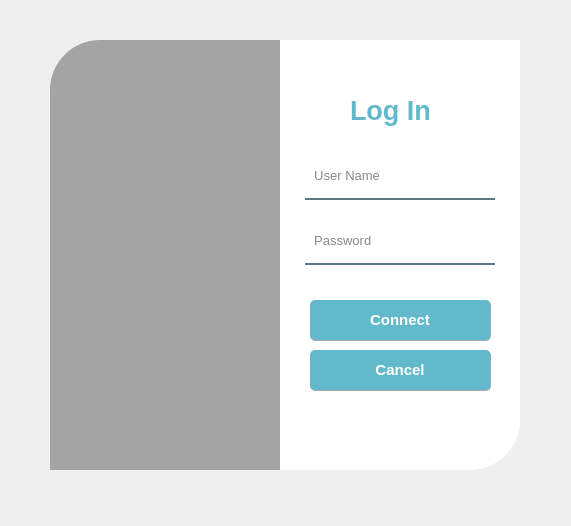
<?xml version="1.0" encoding="UTF-8"?>
<ui version="4.0">
 <class>LoginClient</class>
 <widget class="QDialog" name="LoginClient">
  <property name="geometry">
   <rect>
    <x>0</x>
    <y>0</y>
    <width>571</width>
    <height>526</height>
   </rect>
  </property>
  <property name="windowTitle">
   <string>Dialog</string>
  </property>
  <widget class="QWidget" name="widget_2" native="true">
   <property name="geometry">
    <rect>
     <x>10</x>
     <y>10</y>
     <width>550</width>
     <height>500</height>
    </rect>
   </property>
   <property name="styleSheet">
    <string notr="true">#widget_2{
	background-color: transparent;
}
QPushButton#pushButton{
	background-color: qlineargradient(spread:pad, x1:0, y1:0.505682, x2:1, y2:0.477, stop:0 rgba(11, 131, 120, 219), stop:1 rgba(85, 98, 112, 226));
	color:rgba(255, 255, 255, 210);
	border-radius:5px;
}

QPushButton#pushButton:hover{
	background-color: qlineargradient(spread:pad, x1:0, y1:0.505682, x2:1, y2:0.477, stop:0 rgba(150, 123, 111, 219), stop:1 rgba(85, 81, 84, 226));
}

QPushButton#pushButton:pressed{
	padding-left:5px;
	padding-top:5px;
	background-color:rgba(150, 123, 111, 255);
}

QPushButton#pushButton_2, #pushButton_3, #pushButton_4, #pushButton_5{
	background-color: rgba(0, 0, 0, 0);
	color:rgba(85, 98, 112, 255);
}

QPushButton#pushButton_2:hover, #pushButton_3:hover, #pushButton_4:hover, #pushButton_5:hover{
	color: rgba(131, 96, 53, 255);
}

QPushButton#pushButton_2:pressed, #pushButton_3:pressed, #pushButton_4:pressed, #pushButton_5:pressed{
	padding-left:5px;
	padding-top:5px;
	color:rgba(91, 88, 53, 255);
}

</string>
   </property>
   <widget class="QLabel" name="label_12">
    <property name="geometry">
     <rect>
      <x>40</x>
      <y>30</y>
      <width>280</width>
      <height>430</height>
     </rect>
    </property>
    <property name="styleSheet">
     <string notr="true">border-image: url(:/images/background.jpg);
border-top-left-radius: 50px;</string>
    </property>
    <property name="text">
     <string/>
    </property>
   </widget>
   <widget class="QLabel" name="label_13">
    <property name="geometry">
     <rect>
      <x>40</x>
      <y>30</y>
      <width>280</width>
      <height>430</height>
     </rect>
    </property>
    <property name="styleSheet">
     <string notr="true">
background-image: url(:/Downloads/loginc.jpg);
background-color:rgba(0, 0, 0, 80);
border-top-left-radius: 50px;</string>
    </property>
    <property name="text">
     <string/>
    </property>
   </widget>
   <widget class="QLabel" name="label_14">
    <property name="geometry">
     <rect>
      <x>270</x>
      <y>30</y>
      <width>240</width>
      <height>430</height>
     </rect>
    </property>
    <property name="styleSheet">
     <string notr="true">background-color:rgba(255, 255, 255, 255);
border-bottom-right-radius: 50px;</string>
    </property>
    <property name="text">
     <string/>
    </property>
   </widget>
   <widget class="QLabel" name="label_15">
    <property name="geometry">
     <rect>
      <x>340</x>
      <y>80</y>
      <width>121</width>
      <height>40</height>
     </rect>
    </property>
    <property name="font">
     <font>
      <pointsize>20</pointsize>
      <weight>75</weight>
      <bold>true</bold>
     </font>
    </property>
    <property name="styleSheet">
     <string notr="true">color: rgb(98, 185, 203);
background-color:rgba(255, 255, 255, 255);</string>
    </property>
    <property name="text">
     <string>Log In</string>
    </property>
   </widget>
   <widget class="QLineEdit" name="hostnameC">
    <property name="geometry">
     <rect>
      <x>295</x>
      <y>150</y>
      <width>190</width>
      <height>40</height>
     </rect>
    </property>
    <property name="font">
     <font>
      <pointsize>10</pointsize>
     </font>
    </property>
    <property name="styleSheet">
     <string notr="true">background-color:rgba(0, 0, 0, 0);
border:none;
border-bottom:2px solid rgba(46, 82, 101, 200);
color:rgba(0, 0, 0, 240);
padding-bottom:7px;</string>
    </property>
    <property name="placeholderText">
     <string>  User Name</string>
    </property>
   </widget>
   <widget class="QLineEdit" name="portC">
    <property name="geometry">
     <rect>
      <x>295</x>
      <y>215</y>
      <width>190</width>
      <height>40</height>
     </rect>
    </property>
    <property name="font">
     <font>
      <pointsize>10</pointsize>
     </font>
    </property>
    <property name="styleSheet">
     <string notr="true">background-color:rgba(0, 0, 0, 0);
border:none;
border-bottom:2px solid rgba(46, 82, 101, 200);
color:rgba(0, 0, 0, 240);
padding-bottom:7px;</string>
    </property>
    <property name="echoMode">
     <enum>QLineEdit::Password</enum>
    </property>
    <property name="placeholderText">
     <string>  Password</string>
    </property>
   </widget>
   <widget class="QPushButton" name="okC">
    <property name="geometry">
     <rect>
      <x>300</x>
      <y>290</y>
      <width>181</width>
      <height>41</height>
     </rect>
    </property>
    <property name="font">
     <font>
      <pointsize>11</pointsize>
      <weight>75</weight>
      <bold>true</bold>
     </font>
    </property>
    <property name="styleSheet">
     <string notr="true">QPushButton{
	border-radius:5px;
   border-right:1px solid #aaaaaa;
	border-bottom:1px solid #aaaaaa;
}
QPushButton:enabled{
background-color: rgb(98, 185, 203);
	color: rgb(255, 255, 255);
}
QPushButton:pressed{
	background-color: rgb(190, 233, 231);
	color: rgb(255, 255, 255);
	border-radius:5px;
}
QPushButton:disabled{
background-color: #aaaaaa;
	color: rgb(255, 255, 255);
}</string>
    </property>
    <property name="text">
     <string>Connect</string>
    </property>
   </widget>
   <widget class="QPushButton" name="cancelC">
    <property name="geometry">
     <rect>
      <x>300</x>
      <y>340</y>
      <width>181</width>
      <height>41</height>
     </rect>
    </property>
    <property name="font">
     <font>
      <pointsize>11</pointsize>
      <weight>75</weight>
      <bold>true</bold>
     </font>
    </property>
    <property name="styleSheet">
     <string notr="true">QPushButton{
	border-radius:5px;
   border-right:1px solid #aaaaaa;
	border-bottom:1px solid #aaaaaa;
}
QPushButton:enabled{
background-color: rgb(98, 185, 203);
	color: rgb(255, 255, 255);
}
QPushButton:pressed{
	background-color: rgb(190, 233, 231);
	color: rgb(255, 255, 255);
	border-radius:5px;
}
QPushButton:disabled{
background-color: #aaaaaa;
	color: rgb(255, 255, 255);
}</string>
    </property>
    <property name="text">
     <string>Cancel</string>
    </property>
   </widget>
  </widget>
 </widget>
 <resources/>
 <connections/>
</ui>
